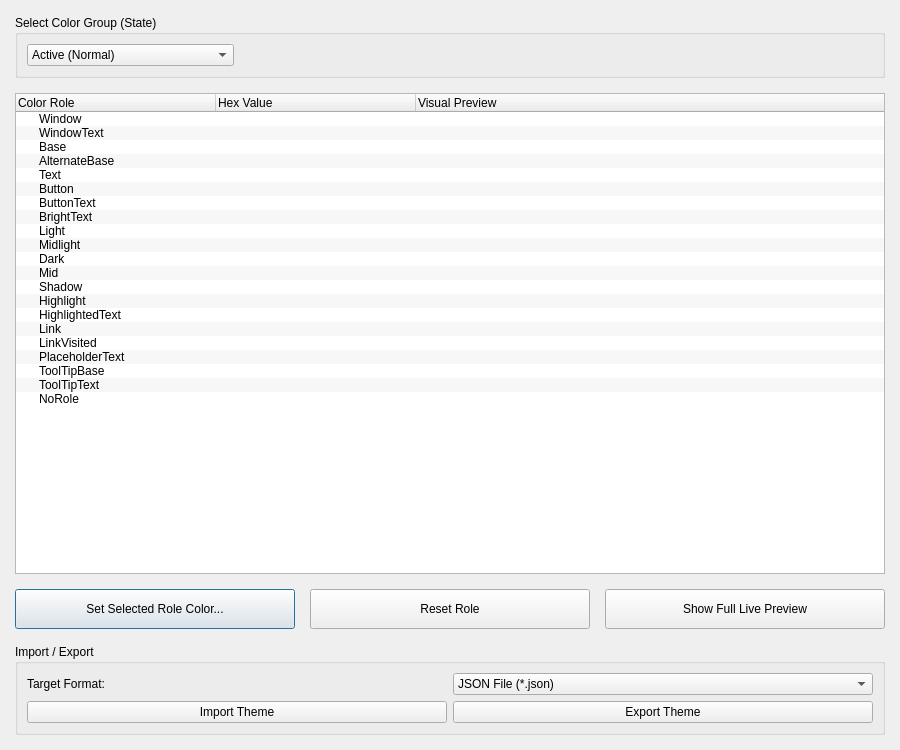
<?xml version="1.0" encoding="UTF-8"?>
<ui version="4.0">
 <class>ThemeCreator</class>
 <widget class="QDialog" name="ThemeCreator">
  <property name="geometry">
   <rect>
    <x>0</x>
    <y>0</y>
    <width>900</width>
    <height>750</height>
   </rect>
  </property>
  <property name="windowTitle">
   <string>Ultimate Qt Palette Designer</string>
  </property>
  <layout class="QVBoxLayout" name="lay_main">
   <property name="spacing">
    <number>15</number>
   </property>
   <property name="margin" stdset="0">
    <number>15</number>
   </property>
   <item>
    <widget class="QGroupBox" name="grp_state">
     <property name="title">
      <string>Select Color Group (State)</string>
     </property>
     <layout class="QHBoxLayout" name="lay_state">
      <item>
       <widget class="QComboBox" name="cb_state">
        <item>
         <property name="text">
          <string>Active (Normal)</string>
         </property>
        </item>
        <item>
         <property name="text">
          <string>Inactive (Window in background)</string>
         </property>
        </item>
        <item>
         <property name="text">
          <string>Disabled (Grayed out)</string>
         </property>
        </item>
       </widget>
      </item>
      <item>
       <spacer name="h_sp_state">
        <property name="orientation">
         <enum>Qt::Horizontal</enum>
        </property>
        <property name="sizeHint" stdset="0">
         <size>
          <width>0</width>
          <height>0</height>
         </size>
        </property>
       </spacer>
      </item>
     </layout>
    </widget>
   </item>
   <item>
    <widget class="QTreeWidget" name="tw_palette_roles">
     <property name="alternatingRowColors">
      <bool>true</bool>
     </property>
     <property name="animated">
      <bool>true</bool>
     </property>
     <attribute name="headerDefaultSectionSize">
      <number>200</number>
     </attribute>
     <attribute name="headerStretchLastSection">
      <bool>true</bool>
     </attribute>
     <column>
      <property name="text">
       <string>Color Role</string>
      </property>
     </column>
     <column>
      <property name="text">
       <string>Hex Value</string>
      </property>
     </column>
     <column>
      <property name="text">
       <string>Visual Preview</string>
      </property>
     </column>
     <item>
      <property name="text">
       <string>Window</string>
      </property>
      <property name="toolTip">
       <string>General background color.</string>
      </property>
     </item>
     <item>
      <property name="text">
       <string>WindowText</string>
      </property>
      <property name="toolTip">
       <string>General foreground color.</string>
      </property>
     </item>
     <item>
      <property name="text">
       <string>Base</string>
      </property>
      <property name="toolTip">
       <string>Used as the background color for text entry widgets.</string>
      </property>
     </item>
     <item>
      <property name="text">
       <string>AlternateBase</string>
      </property>
      <property name="toolTip">
       <string>Used as the alternate background color in views with alternating row colors.</string>
      </property>
     </item>
     <item>
      <property name="text">
       <string>Text</string>
      </property>
      <property name="toolTip">
       <string>The foreground color used with Base.</string>
      </property>
     </item>
     <item>
      <property name="text">
       <string>Button</string>
      </property>
      <property name="toolTip">
       <string>The general button background color.</string>
      </property>
     </item>
     <item>
      <property name="text">
       <string>ButtonText</string>
      </property>
      <property name="toolTip">
       <string>A foreground color used with the Button color.</string>
      </property>
     </item>
     <item>
      <property name="text">
       <string>BrightText</string>
      </property>
      <property name="toolTip">
       <string>A text color that is very different from WindowText (e.g. for dark backgrounds).</string>
      </property>
     </item>
     <item>
      <property name="text">
       <string>Light</string>
      </property>
      <property name="toolTip">
       <string>Lighter than Button color.</string>
      </property>
     </item>
     <item>
      <property name="text">
       <string>Midlight</string>
      </property>
      <property name="toolTip">
       <string>Between Button and Light.</string>
      </property>
     </item>
     <item>
      <property name="text">
       <string>Dark</string>
      </property>
      <property name="toolTip">
       <string>Darker than Button color.</string>
      </property>
     </item>
     <item>
      <property name="text">
       <string>Mid</string>
      </property>
      <property name="toolTip">
       <string>Between Button and Dark.</string>
      </property>
     </item>
     <item>
      <property name="text">
       <string>Shadow</string>
      </property>
      <property name="toolTip">
       <string>A very dark color.</string>
      </property>
     </item>
     <item>
      <property name="text">
       <string>Highlight</string>
      </property>
      <property name="toolTip">
       <string>A color to indicate a selected or focused item.</string>
      </property>
     </item>
     <item>
      <property name="text">
       <string>HighlightedText</string>
      </property>
      <property name="toolTip">
       <string>A text color that contrasts with Highlight.</string>
      </property>
     </item>
     <item>
      <property name="text">
       <string>Link</string>
      </property>
      <property name="toolTip">
       <string>A text color used for unvisited hyperlinks.</string>
      </property>
     </item>
     <item>
      <property name="text">
       <string>LinkVisited</string>
      </property>
      <property name="toolTip">
       <string>A text color used for already visited hyperlinks.</string>
      </property>
     </item>
     <item>
      <property name="text">
       <string>PlaceholderText</string>
      </property>
      <property name="toolTip">
       <string>Used for input placeholder text.</string>
      </property>
     </item>
     <item>
      <property name="text">
       <string>ToolTipBase</string>
      </property>
      <property name="toolTip">
       <string>Used as the background color for QToolTip.</string>
      </property>
     </item>
     <item>
      <property name="text">
       <string>ToolTipText</string>
      </property>
      <property name="toolTip">
       <string>Used as the foreground color for QToolTip.</string>
      </property>
     </item>
     <item>
      <property name="text">
       <string>NoRole</string>
      </property>
     </item>
    </widget>
   </item>
   <item>
    <layout class="QHBoxLayout" name="lay_buttons">
     <item>
      <widget class="QPushButton" name="btn_set_color">
       <property name="minimumSize">
        <size>
         <width>0</width>
         <height>40</height>
        </size>
       </property>
       <property name="text">
        <string>Set Selected Role Color...</string>
       </property>
      </widget>
     </item>
     <item>
      <widget class="QPushButton" name="btn_reset">
       <property name="minimumSize">
        <size>
         <width>0</width>
         <height>40</height>
        </size>
       </property>
       <property name="text">
        <string>Reset Role</string>
       </property>
      </widget>
     </item>
     <item>
      <widget class="QPushButton" name="btn_full_preview">
       <property name="minimumSize">
        <size>
         <width>0</width>
         <height>40</height>
        </size>
       </property>
       <property name="text">
        <string>Show Full Live Preview</string>
       </property>
      </widget>
     </item>
    </layout>
   </item>
   <item>
    <widget class="QGroupBox" name="grp_io">
     <property name="title">
      <string>Import / Export</string>
     </property>
     <layout class="QGridLayout" name="grid_io">
      <item row="0" column="0">
       <widget class="QLabel" name="l_target_format">
        <property name="text">
         <string>Target Format:</string>
        </property>
       </widget>
      </item>
      <item row="0" column="1">
       <widget class="QComboBox" name="cb_format">
        <item>
         <property name="text">
          <string>JSON File (*.json)</string>
         </property>
        </item>
        <item>
         <property name="text">
          <string>Qt Stylesheet (*.qss)</string>
         </property>
        </item>
        <item>
         <property name="text">
          <string>Python Dict (*.py)</string>
         </property>
        </item>
       </widget>
      </item>
      <item row="1" column="0" colspan="2">
       <layout class="QHBoxLayout" name="lay_io_actions">
        <item>
         <widget class="QPushButton" name="btn_import">
          <property name="text">
           <string>Import Theme</string>
          </property>
         </widget>
        </item>
        <item>
         <widget class="QPushButton" name="btn_export">
          <property name="text">
           <string>Export Theme</string>
          </property>
         </widget>
        </item>
       </layout>
      </item>
     </layout>
    </widget>
   </item>
  </layout>
 </widget>
 <resources/>
 <connections/>
</ui>
